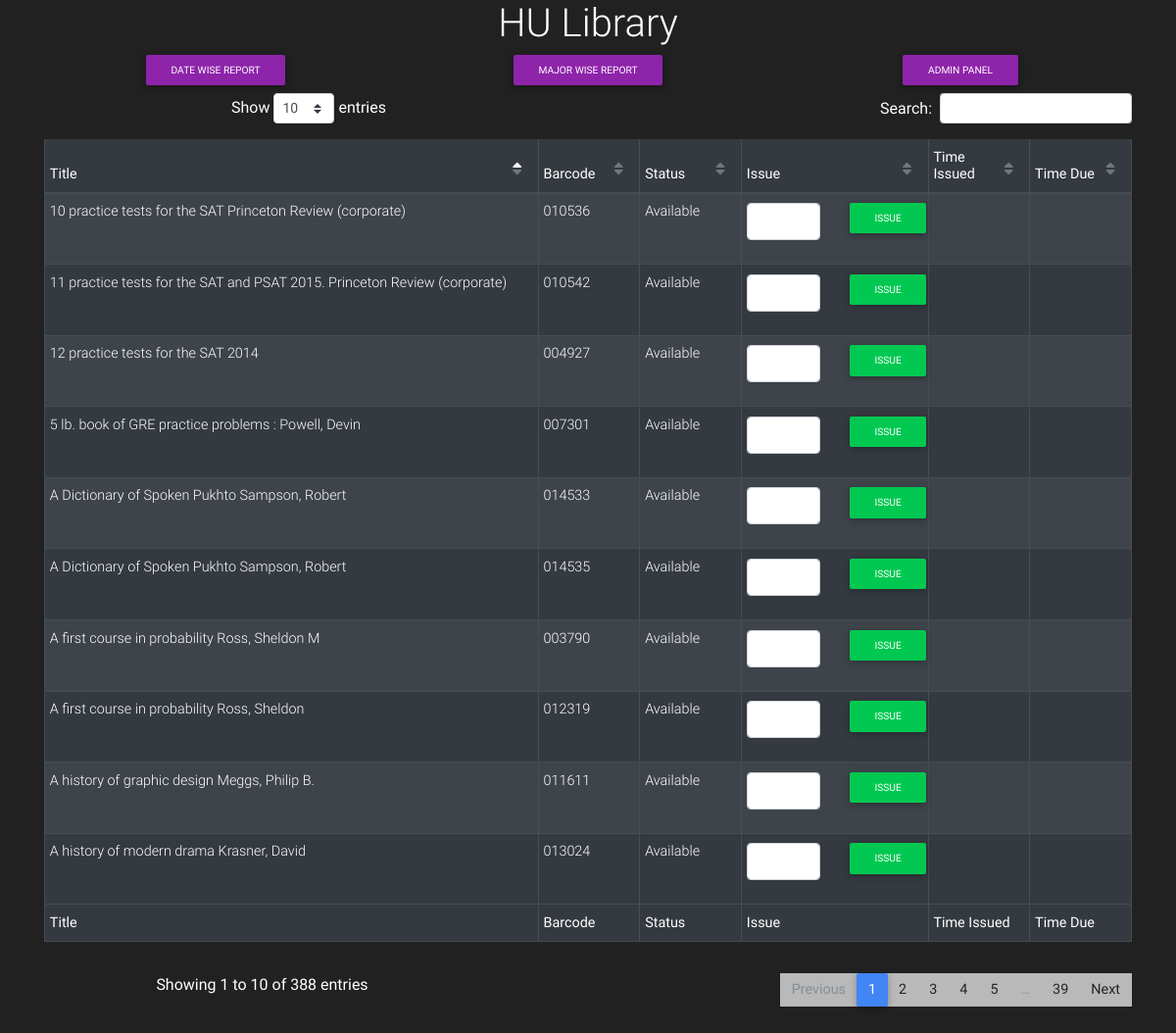
The page /book_issuer/search/ on the database its author committed.
### book_issuer/models.py (models this page shows, shortened)
class book(models.Model):
	barcode = models.CharField(max_length = 20)
	name = models.CharField(max_length=500)
	status = models.CharField(max_length = 12)
	time_issued = models.CharField(max_length=12)
	time_due = models.CharField(max_length=12)

### book_issuer/views.py (the view)
# urls.py: path('search/', views.search , name = 'search_page'),
def search(request):
	books = book.objects.all()
	return render(request, 'search_page.html' , {'book_list': books , 'has_results': True, 'place_holder': 'Search'})

### book_issuer/templates/search_page.html (shortened to what this page needs)
 {% load staticfiles %}
<html lang="en">
<head>
    <link rel="stylesheet" href="https://use.fontawesome.com/releases/v5.8.2/css/all.css">
    <link href="{% static 'css/bootstrap.min.css' %}" rel="stylesheet">
    <link href="{% static 'css/mdb.min.css' %}" rel="stylesheet">
    <link href="{% static 'css/style.css' %}" rel="stylesheet">
    <link href="{% static 'css/addons/datatables.min.css' %}" rel="stylesheet">
</head>
<body class="bg-dark">
    <div class="container ">
        <div class="row text-white h-10 align-items-center" style="min-height: 10%">
            <div class="col-12 text-center">
                <h1>HU Library</h1>
                <div class="row">
                    <div class='col-4'>
                        <a href="http://127.0.0.1:8000/book_issuer/r1/" class='btn btn-sm m-0 btn-purple'>Date wise report</a>
                    </div>
                    <div class='col-4'>
                        <a href="http://127.0.0.1:8000/book_issuer/r2/" class='btn btn-sm m-0 btn-purple'>Major wise report</a>
                    </div>
                    <div class='col-4'>
                        <a  href="http://127.0.0.1:8000/admin" class='btn btn-sm m-0 btn-purple'>Admin Panel</a>
                    </div>
                </div>
                <table id="dtBasicExample" class="table table-striped table-dark table-bordered table-sm" cellspacing="0"
                    width="100%">
                    <thead>
                        <tr>
                            <th class="th-sm"> Title
                            </th>
                            <th class="th-sm">Barcode
                            </th>
                            <th class="th-sm"> Status
                            </th>
                            <th class="th-sm">Issue
                            </th>
                            <th class="th-sm">Time Issued
                            </th>
                            <th class="th-sm">Time Due
                            </th>
                        </tr>
                    </thead>
                    <tbody>
                        {% for book in book_list %}
                        <tr>
                            <td>{{book.name}}</td>
                            <td>{{book.barcode}}</td>
                            <td>{{book.status}}</td>
                            <td>
                                {% if book.status == "Available" %}
                                    <form action="http://127.0.0.1:8000/book_issuer/issue/" method = 'POST' >
                                        <div class="row">
                                            <div class="col-6">
                                                    <input name="student_id" class="form-control" type="text" required />
                                            </div>
                                            <div class="col-6 ">
                                                <button type="submit" class='btn btn-sm m-0 btn-success'>Issue</button>
                                            </div>
                                        </div>
                                    </form>
                                {% endif %}
                            </td>
                            <td>{{book.time_issued}} </td>
                            <td>{{book.time_due}}</td>
                        </tr>
                        {% endfor %}
                    </tbody>
                    <tfoot>
                        <tr>
                            <th class="th-sm">Title
                            </th>
                            <th class="th-sm">Barcode
                            </th>
                            <th class="th-sm"> Status
                            </th>
                            <th class="th-sm">Issue
                            </th>
                            <th class="th-sm">Time Issued
                            </th>
                            <th class="th-sm">Time Due
                            </th>
                        </tr>
                    </tfoot>
                </table>
            </div>
        </div>
    </div>
</body>
</html>

### rows shown on the page
book: name "10 practice tests for the SAT Princeton Review (corporate)", barcode "010536", status "Available"
book: name "11 practice tests for the SAT and PSAT 2015. Princeton Review (corporate)", barcode "010542", status "Available"
book: name "A first course in probability Ross, Sheldon M", barcode "003790", status "Available"
book: name "12 practice tests for the SAT 2014", barcode "004927", status "Available"
book: name "5 lb. book of GRE practice problems : Powell, Devin", barcode "007301", status "Available"
book: name "A history of graphic design Meggs, Philip B.", barcode "011611", status "Available"
book: name "A first course in probability Ross, Sheldon", barcode "012319", status "Available"
book: name "A history of modern drama Krasner, David", barcode "013024", status "Available"
book: name "A Dictionary of Spoken Pukhto Sampson, Robert", barcode "014533", status "Available"
book: name "A Dictionary of Spoken Pukhto Sampson, Robert", barcode "014535", status "Available"
